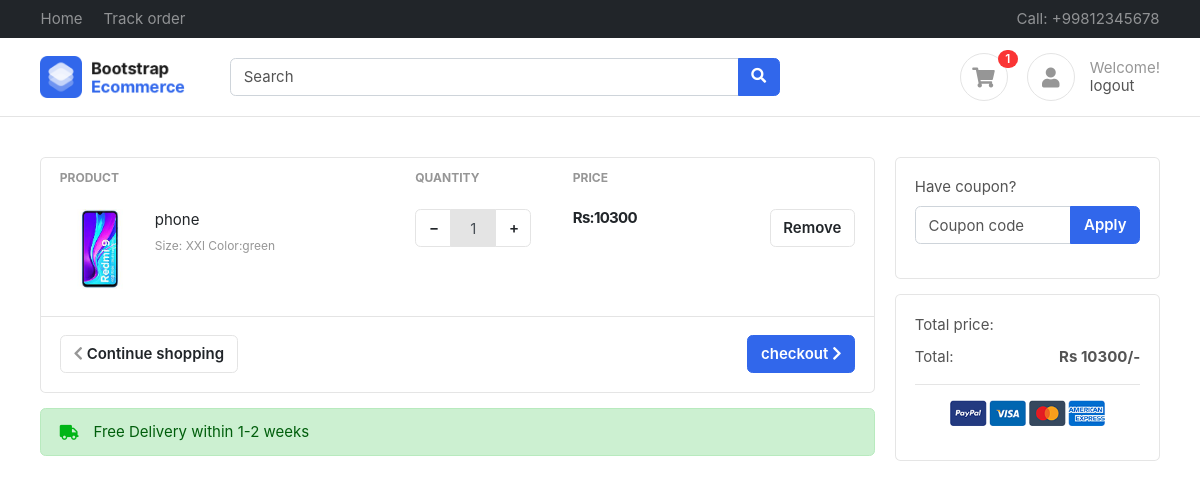
/accounts/cart/ (signed in), run on an earlier commit of the app's database.
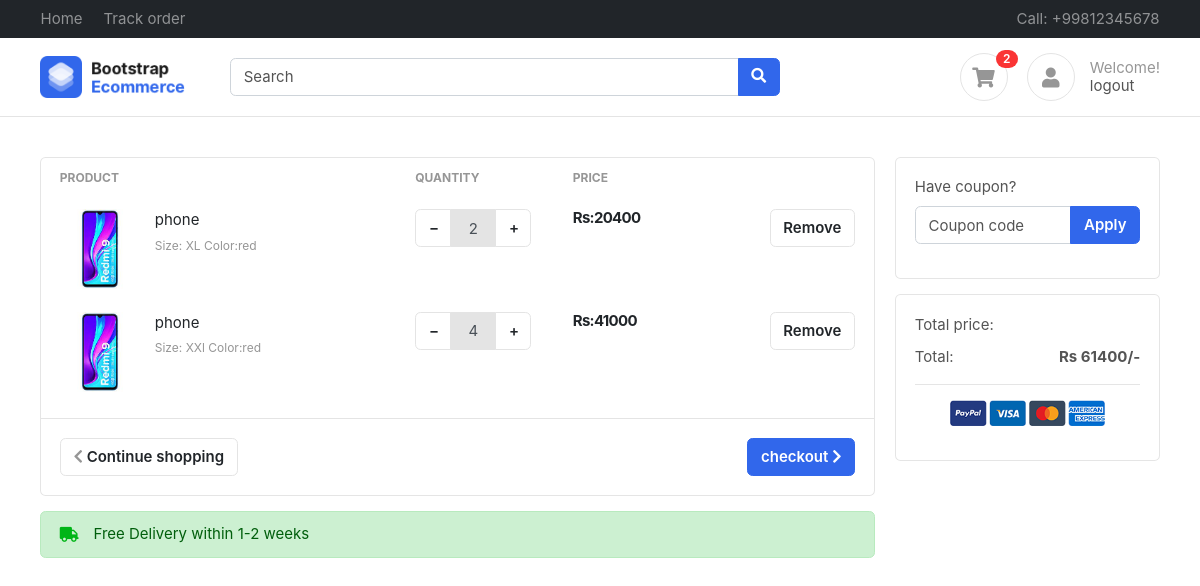
And on a later commit of the database.
### accounts/models.py (models this page shows, shortened)
class Profile(BaseModel):
    user = models.OneToOneField(User, on_delete=models.CASCADE, related_name="profile")
    is_email_verified = models.BooleanField(default=False)
    email_token = models.CharField(max_length=255, null=True, blank=True)
    profile_image = models.ImageField(upload_to="media/profile/%Y")
    def get_cart_count(self):
        return CartItems.objects.filter(
            cart__is_orderd=False, cart__user=self.user
        ).count()

class CartItems(BaseModel):
    cart = models.ForeignKey(Cart, on_delete=models.CASCADE, related_name="cart_items")
    product = models.ForeignKey(
        Product, on_delete=models.SET_NULL, null=True, blank=True
    )
    quantity = models.IntegerField(default=0)
    color_varient = models.ForeignKey(
        ColorVarient, on_delete=models.SET_NULL, null=True, blank=True
    )
    size_varient = models.ForeignKey(
        SizeVarient, on_delete=models.SET_NULL, null=True, blank=True
    )
    def get_product_price(self):
        price = [self.product.price]
        if self.color_varient:
            color_var_price = self.color_varient.price
            price.append(color_var_price)
        if self.size_varient:
            size_var_price = self.size_varient.price
            price.append(size_var_price)
        return sum(price) * self.quantity

class Cart(BaseModel):
    user = models.ForeignKey(User, on_delete=models.CASCADE, related_name="carts")
    coupon = models.ForeignKey(Coupon, on_delete=models.SET_NULL, null=True, blank=True)
    token = models.CharField(max_length=255, null=True, blank=True)
    is_paid = models.BooleanField(default=False)
    is_orderd = models.BooleanField(default=False)
    def get_cart_total(self):
        cart_items = self.cart_items.all()
        price = []
        for cart_item in cart_items:
            price.append(cart_item.get_product_price())
        if self.coupon:
            if self.coupon.minimum_amount < sum(price):
                return sum(price) - self.coupon.discount_price
        return sum(price)

### products/models.py (models this page shows, shortened)
class Product(BaseModel):
    product_name = models.CharField(max_length=255)
    category = models.ForeignKey(
        Category, on_delete=models.CASCADE, related_name="products"
    )
    slug = models.SlugField(
        unique=True,
        null=True,
        blank=True,
        help_text=("not required"),
    )
    price = models.IntegerField()
    product_description = models.TextField()
    color_varient = models.ManyToManyField(ColorVarient, blank=True)
    size_varient = models.ManyToManyField(SizeVarient, blank=True)

class ProductImage(BaseModel):
    product = models.ForeignKey(
        Product, on_delete=models.CASCADE, related_name="product_images"
    )
    image = models.ImageField(upload_to="media/products")

class SizeVarient(BaseModel):
    size_name = models.CharField(max_length=255)
    price = models.IntegerField(default=0)
    def __str__(self):
        return self.size_name

class ColorVarient(BaseModel):
    color_name = models.CharField(max_length=255)
    price = models.IntegerField(default=0)
    def __str__(self):
        return self.color_name

### accounts/views.py (the view, shortened to what this page needs)
# urls.py: path("cart/", views.cart, name="cart"),
def cart(request):
    cart = None
    try:
        cart = Cart.objects.get(is_orderd=False, user=request.user)
    except Exception as e:
        print(e)
    if cart:
        return render(request, "carts/cart.html", context={"cart": cart})
    else:
        return render(request, "carts/cart.html")

### templates/carts/cart.html (shortened to what this page needs)
{% extends "base.html" %}
{% load static %}
{% block content %}
<section class="section-content padding-y">
    <div class="container">
        <div class="row">
            <main class="col-md-9">
                <div class="card">
                    {% if cart.cart_items.all %}
                    <table class="table table-borderless table-shopping-cart">
                        <thead class="text-muted">
                            <tr class="small text-uppercase">
                                <th scope="col">Product</th>
                                <th scope="col" width="120">Quantity</th>
                                <th scope="col" width="120">Price</th>
                                <th scope="col" class="text-right" width="200"> </th>
                            </tr>
                        </thead>
                        <tbody>
                            {% for cart in cart.cart_items.all %}
                            <tr>
                                <td>
                                    <figure class="itemside">
                                        <div class="aside"><img src="{{cart.product.product_images.first.image.url}}"
                                                class="img-sm"></div>
                                        <figcaption class="info">
                                            <a href="{% url 'get_product' cart.product.slug %}"
                                                class="title text-dark">{{cart.product.product_name}} </a>
                                            <p class="small text-muted">Size:
                                                <span>{% if cart.size_varient %}{{cart.size_varient}}{% endif %}</span>
                                                Color:<span>{% if cart.color_varient %}{{cart.color_varient}}
                                                    {% endif %}</span>
                                            </p>
                                        </figcaption>
                                    </figure>
                                </td>
                                <td>
                                    <div class="input-group mb-3 input-spinner">
                                        <div onclick="decrease('{{cart.product.uid}}','{{forloop.counter0}}','{% if cart.size_varient %}{{cart.size_varient}}{% endif %}','{% if cart.color_varient %}{{cart.color_varient}}{% endif %}')"
                                            class="input-group-prepend">
                                            <button class="btn btn-light" type="button"
                                                id="button-minus{{forloop.counter0}}"> − </button>
                                        </div>
                                        <input disabled type="text" class="form-control" id="qty{{forloop.counter0}}"
                                            value="{{cart.quantity}}">
                                        <div class="input-group-append">
                                            <button
                                                onclick="increase('{{cart.product.uid}}','{{forloop.counter0}}','{% if cart.size_varient %}{{cart.size_varient}}{% endif %}','{% if cart.color_varient %}{{cart.color_varient}}{% endif %}')"
                                                class="btn btn-light" type="button"
                                                id="button-plus{{forloop.counter0}}"> + </button>
                                        </div>
                                    </div>
                                </td>
                                <td>
                                    <div class="price-wrap">
                                        <var class="price"><strong>Rs:</strong>{{cart.get_product_price}}</var>
                                    </div>
                                </td>
                                <td class="text-right">
                                    <a href="{% url 'remove_cart' cart.uid %}" class="remove btn btn-light btn-round">
                                        Remove</a>
                                </td>
                            </tr>
                            {% endfor %}
                        </tbody>
                    </table>
                    <div class="card-body border-top">
                        <a id="" href="{% url 'checkout' %}" class="btn btn-primary float-md-right">
                            checkout <i class="fa fa-chevron-right"></i>
                        </a>
                        <a href="{% url 'index' %}" class="btn btn-light"> <i class="fa fa-chevron-left"></i>
                            Continue
                            shopping </a>
                    </div>
                    {% else %}
                    <h1>your cart is empty</h1>
                    {% endif %}
                </div>
                <div class="alert alert-success mt-3">
                    <p class="icontext"><i class="icon text-success fa fa-truck"></i> Free Delivery within 1-2 weeks</p>
                </div>
            </main>
            <aside class="col-md-3">
                <div class="card mb-3">
                    <div class="card-body">
                        <form method="post">
                            <div class="form-group">
                                <label>Have coupon?</label>
                                <div class="input-group">
                                    <input type="text" class="form-control" name="coupon" placeholder="Coupon code">
                                    <span class="input-group-append">
                                        <button type="submit" class="btn btn-primary">Apply</button>
                                    </span>
                                </div>
                            </div>
                        </form>
                    </div>
                </div>
                <div class="card">
                    <div class="card-body">
                        <dl class="dlist-align">
                            <dt>Total price:</dt>
                            <dd class="text-right"></dd>
                        </dl>
                        <dl class="dlist-align">
                            <dt>Total:</dt>
                            <dd class="text-right">
                                <strong>Rs {{cart.get_cart_total}}/-</strong>
                            </dd>
                        </dl>
                        <hr>
                        <p class="text-center mb-3">
                            <img src="{% static 'images/misc/payments.png' %}" height="26">
                        </p>
                    </div>
                </div>
            </aside>
        </div>
    </div>
</section>
{% endblock %}

### templates/base.html (shortened to what this page needs)
{% load static %}
<!DOCTYPE HTML>
<html lang="en">
<head>
    <link href="{% static 'css/bootstrap.css' %}" rel="stylesheet" type="text/css" />
    <link href="{% static 'fonts/fontawesome/css/all.min.css' %}" type="text/css" rel="stylesheet">
    <link href="{% static 'css/ui.css' %}" rel="stylesheet" type="text/css" />
    <link href="{% static 'css/responsive.css' %}" rel="stylesheet" />
</head>
<body>
    <header class="section-header">
        <nav class="navbar navbar-dark navbar-expand p-0 bg-dark">
            <div class="container">
                <ul class="navbar-nav d-none d-md-flex mr-auto">
                    <li class="nav-item"><a class="nav-link" href="{% url 'index' %}">Home</a></li>
                    <li class="nav-item"><a class="nav-link" href="{% url 'track' %}">Track order</a></li>
                </ul>
                <ul class="navbar-nav">
                    <li class="nav-item"><a href="#" class="nav-link"> Call: +99812345678 </a></li>
                </ul>
            </div>
        </nav>
        <section class="header-main border-bottom">
            <div class="container">
                <div class="row align-items-center">
                    <div class="col-lg-2 col-4">
                        <div class="brand-wrap">
                            <a href="{% url 'index' %}"><img class="logo" src="{% static 'images/logo.png' %}"></a>
                        </div>
                    </div>
                    <div class="col-lg-6 col-sm-12">
                        <form action="{% url 'search' %}" method="get" class="search">
                            <div class="input-group w-100">
                                <input type="text" name="keyword" class="form-control" placeholder="Search">
                                <div class="input-group-append">
                                    <button class="btn btn-primary" type="submit">
                                        <i class="fa fa-search"></i>
                                    </button>
                                </div>
                            </div>
                        </form>
                    </div>
                    <div class="col-lg-4 col-sm-6 col-8">
                        <div class="widgets-wrap float-md-right">
                            <div class="widget-header  mr-3">
                                <a href="{% url 'cart' %}" class="icon icon-sm rounded-circle border"><i
                                        class="fa fa-shopping-cart"></i></a>
                                <span
                                    class="badge badge-pill badge-danger notify">{{request.user.profile.get_cart_count}}</span>
                            </div>
                            <div class="widget-header icontext">
                                <a href="{% url 'profile' %}" class="icon icon-sm rounded-circle border">
                                    {% if profile %}
                                    <img src="{{profile.profile_image.url}}" height="50px" width="50px"
                                        class="rounded-circle" alt="">
                                    {% else %}
                                    <i class="fa fa-user"></i>
                                    {% endif %}
                                </a>
                                <div class="text">
                                    <span class="text-muted">Welcome!</span>
                                    <div>
                                        {% if user.is_authenticated %}
                                        <a href="{% url 'logout' %}"> logout</a>
                                        {% else %}
                                        <a href="{% url 'login_page' %}">Sign in</a> |
                                        <a href="{% url 'register_page' %}"> Register</a>
                                        {% endif %}
                                    </div>
                                </div>
                            </div>
                        </div>
                    </div>
                </div>
            </div>
        </section>
    </header>
    {% block content %}
    {% endblock %}
</body>
</html>

What changed in the data, as far as the page shows it:
removed CartItems: product.product_images.first.image (picture), product.product_name "phone", size_varient "XXl", color_varient "green", quantity "1", get_product_price "10300"
removed Cart: get_cart_total "10300"
added CartItems: product.product_images.first.image (picture), product.product_name "phone", size_varient "XL", color_varient "red", quantity "2", get_product_price "20400"
added CartItems: product.product_images.first.image (picture), product.product_name "phone", size_varient "XXl", color_varient "red", quantity "4", get_product_price "41000"
added Cart: get_cart_total "61400"
Also different on the page:
{{ request.user.profile.get_cart_count }}: "1" → "2"
